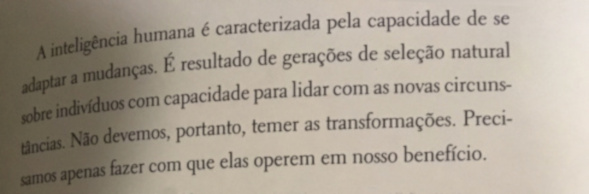
#> input picture Study/Section3/images/img3.png, 589 x 194 px, found by its file name
$ python deteccao_de_textos.py
#> lines starting #> are read from the running program, lines starting #| are printed output that depends on the picture; after the words box and inside, x2 and y2 are one past the last pixel; in counts of white or black regions, pixels touching at a corner belong together
import cv2 as cv
import numpy as np
import pytesseract
pytesseract.pytesseract.tesseract_cmd = r"C:\Users\ANG7CA\AppData\Local\Programs\Tesseract-OCR\tesseract.exe"

img = cv.imread('./Section3/images/img3.png')
#> img is the input picture: shape (194, 589, 3); mean B, G, R 147.2, 160.9, 170.4

# implementando tratamento de imagens
gray = cv.cvtColor(img, cv.COLOR_BGR2GRAY)

# fail
# val, thresh = cv.threshold(gray, 127, 255, cv.THRESH_BINARY)

limiarImg = cv.adaptiveThreshold(gray, 255, adaptiveMethod=cv.ADAPTIVE_THRESH_GAUSSIAN_C, thresholdType=cv.THRESH_BINARY, blockSize=11, C=9)
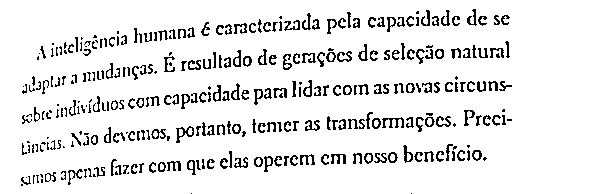
#> limiarImg: shape (194, 589); 90.7% white; black in thin lines or dots, all inside (x1, y1, x2, y2) = (21, 9, 512, 194)

bigger = cv.resize(limiarImg, None, fx=1.1, fy=1.1, interpolation=cv.INTER_CUBIC)
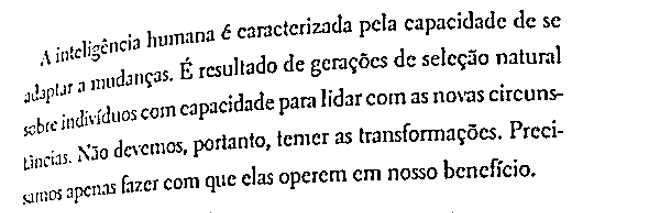
#> bigger: shape (213, 648); min 0, max 255, mean 230.8

# fail
# erode = cv.erode(gray, np.ones((5,5), np.uint8))

filter_binary = cv.bilateralFilter(bigger, 15, 55, 45)

# implementando o reconhecimento de textos
#> (the run stopped early here; a loop or call above may not have finished)

$ run again, with Study/Section3/images/img1.png copied over Study/Section3/images/img3.png
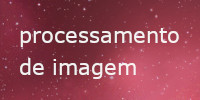
#> input picture Study/Section3/images/img1.png, 200 x 100 px, found by its file name
#> img is the input picture: shape (100, 200, 3); mean B, G, R 84.1, 69.9, 150
#> `limiarImg = cv.adaptiveThreshold(gray, 255, adaptiveMethod=cv.ADAPTIVE..`:
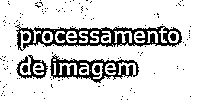
#> limiarImg: shape (100, 200); 83.1% white; 136 black regions (128 under 20 px), largest, box (x1, y1, x2, y2) and area: (15, 24, 182, 51) 1706, (50, 54, 139, 83) 952, (16, 55, 48, 79) 284
#> `filter_binary = cv.bilateralFilter(bigger, 15, 55, 45)`:
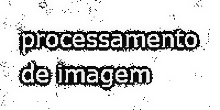
#> filter_binary: shape (110, 220); min 4, max 255, mean 212

$ run again, with Study/Section3/images/img2.png copied over Study/Section3/images/img3.png
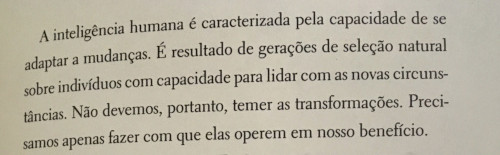
#> input picture Study/Section3/images/img2.png, 500 x 155 px, found by its file name
#> img is the input picture: shape (155, 500, 3); mean B, G, R 162.2, 177.8, 183.6
#> `limiarImg = cv.adaptiveThreshold(gray, 255, adaptiveMethod=cv.ADAPTIVE..`:
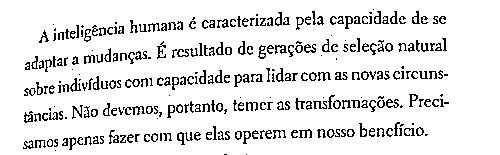
#> limiarImg: shape (155, 500); 89.6% white; black in thin lines or dots, all inside (x1, y1, x2, y2) = (23, 9, 449, 155)
#> `filter_binary = cv.bilateralFilter(bigger, 15, 55, 45)`:
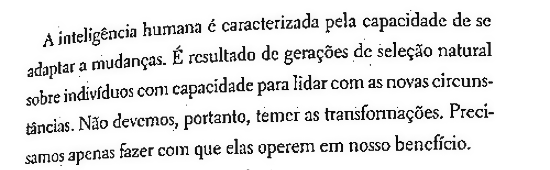
#> filter_binary: shape (170, 550); min 3, max 255, mean 229

$ run again, with Study/Section3/images/img4.png copied over Study/Section3/images/img3.png
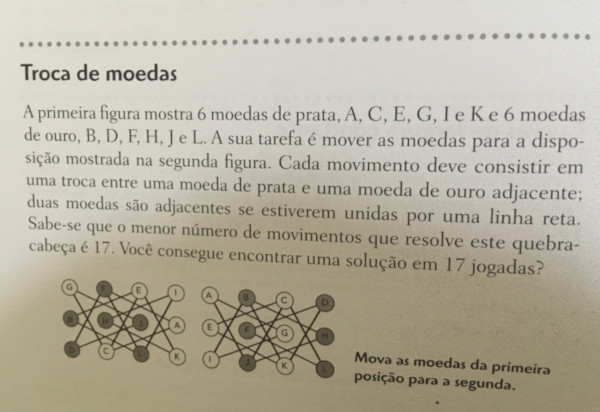
#> input picture Study/Section3/images/img4.png, 600 x 412 px, found by its file name
#> img is the input picture: shape (412, 600, 3); mean B, G, R 159.8, 176.4, 181.6
#> `limiarImg = cv.adaptiveThreshold(gray, 255, adaptiveMethod=cv.ADAPTIVE..`:
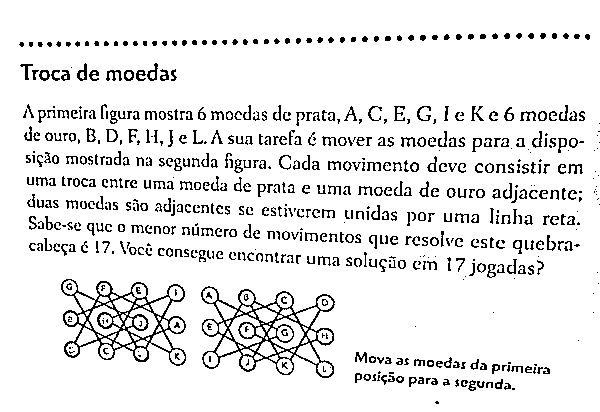
#> limiarImg: shape (412, 600); 91% white; black in thin lines or dots, all inside (x1, y1, x2, y2) = (19, 33, 600, 404)
#> `bigger = cv.resize(limiarImg, None, fx=1.1, fy=1.1, interpolation=cv.I..`:
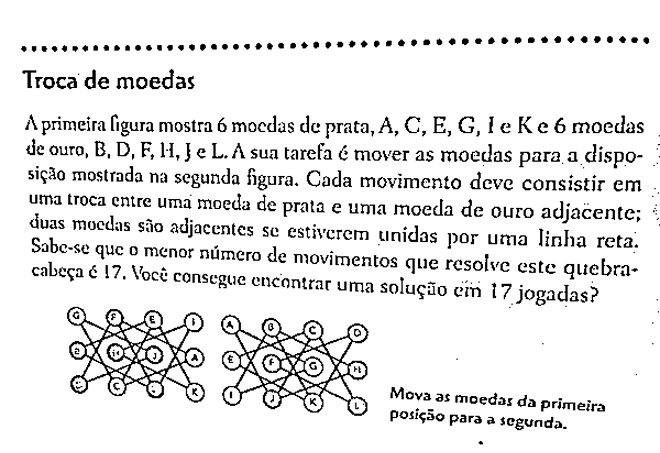
#> bigger: shape (453, 660); min 0, max 255, mean 231.6
